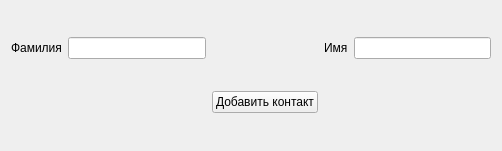
<?xml version="1.0" encoding="UTF-8"?>
<ui version="4.0">
 <class>addContactForm</class>
 <widget class="QWidget" name="addContactForm">
  <property name="geometry">
   <rect>
    <x>0</x>
    <y>0</y>
    <width>502</width>
    <height>151</height>
   </rect>
  </property>
  <property name="windowTitle">
   <string>Form</string>
  </property>
  <layout class="QGridLayout" name="gridLayout">
   <item row="0" column="0">
    <widget class="QLabel" name="label">
     <property name="text">
      <string>Фамилия</string>
     </property>
    </widget>
   </item>
   <item row="0" column="1">
    <widget class="QLineEdit" name="family"/>
   </item>
   <item row="0" column="4">
    <widget class="QLineEdit" name="first_name"/>
   </item>
   <item row="1" column="2">
    <widget class="QPushButton" name="pushButton">
     <property name="text">
      <string>Добавить контакт</string>
     </property>
    </widget>
   </item>
   <item row="0" column="3">
    <widget class="QLabel" name="label_2">
     <property name="text">
      <string>Имя</string>
     </property>
    </widget>
   </item>
  </layout>
 </widget>
 <resources/>
 <connections/>
</ui>
